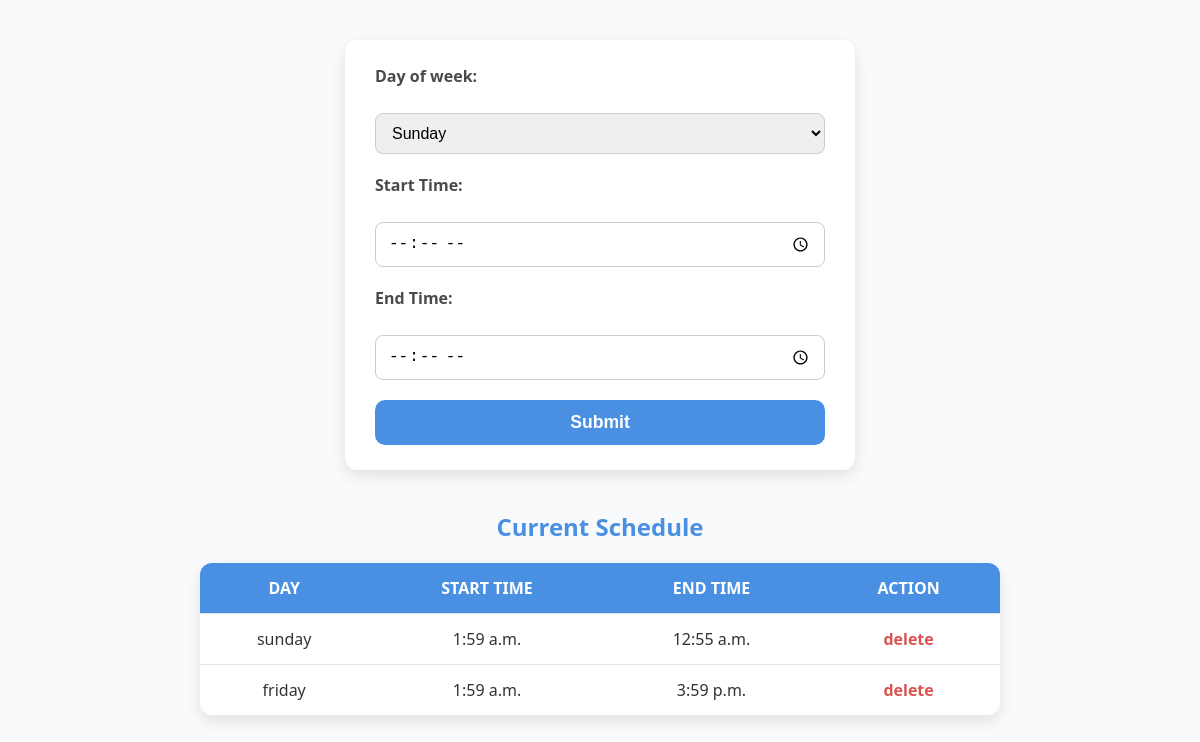
Page /ManageSchedule on the earlier database version.
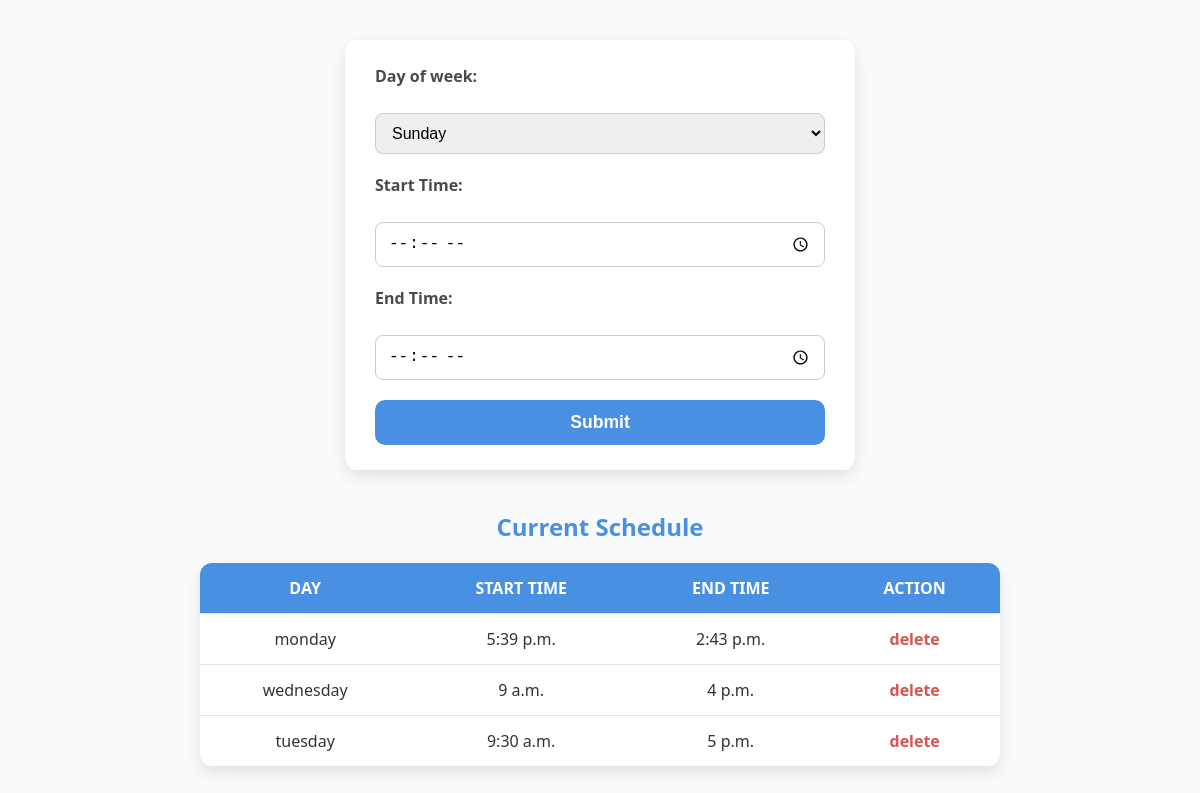
Same page on the later database version.
### healthapp/models.py (models this page shows)
class ScheduleTable(models.Model):
    DOCTOR = models.ForeignKey(DoctorTable,on_delete=models.CASCADE,blank=True,null=True)
    Day_of_week = models.CharField(max_length=30,blank=True,null=True)
    Start_Time = models.TimeField(blank=True,null=True)
    End_Time = models.TimeField(blank=True,null=True)

### healthapp/views.py (the view, shortened to what this page needs)
# urls.py: path("ManageSchedule",ManageSchedule.as_view(), name="ManageSchedule"),
class ManageSchedule(View):
    def get(self,request):
        obj = ScheduleTable.objects.all()
        return render(request, "Doctor/ManageSchedule.html",{'val':obj})

### templates/Doctor/ManageSchedule.html (shortened to what this page needs)
<!DOCTYPE html>
<html lang="en">
<head>
</head>
<body>
  <form method="post">
    <label for="days">Day of week:</label>
    <select id="days" name="Day_of_week">
      <option value="sunday">Sunday</option>
    </select>
    <label for="start">Start Time:</label>
    <input type="time" id="start" name="Start_Time" />
    <label for="end">End Time:</label>
    <input type="time" id="end" name="End_Time" />
    <button type="submit">Submit</button>
  </form>
  <h2>Current Schedule</h2>
  <table>
    <tr>
      <th>Day</th>
      <th>Start Time</th>
      <th>End Time</th>
      <th>Action</th>
    </tr>
    {% for i in val %}
    <tr>
      <td>{{ i.Day_of_week }}</td>
      <td>{{ i.Start_Time }}</td>
      <td>{{ i.End_Time }}</td>
      <td><a href="DeleteSchedule/{{ i.id }}">delete</a></td>
    </tr>
    {% endfor %}
  </table>
</body>
</html>

Differences in the rows shown:
removed ScheduleTable: Day_of_week "sunday", Start_Time "1:59 a.m.", End_Time "12:55 a.m."
removed ScheduleTable: Day_of_week "friday", Start_Time "1:59 a.m.", End_Time "3:59 p.m."
added ScheduleTable: Day_of_week "monday", Start_Time "5:39 p.m.", End_Time "2:43 p.m."
added ScheduleTable: Day_of_week "wednesday", Start_Time "9 a.m.", End_Time "4 p.m."
added ScheduleTable: Day_of_week "tuesday", Start_Time "9:30 a.m.", End_Time "5 p.m."
